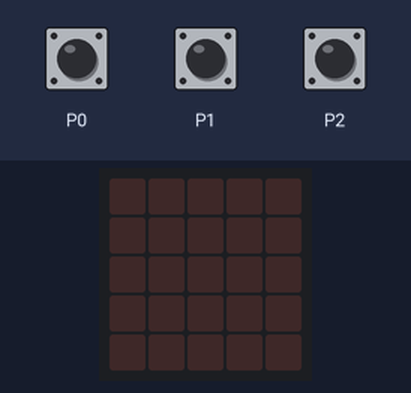
The program below on a simulated BBC micro:bit (MakeCode). Shown: the board's 5×5 LED display. The test bench sets the inputs (shaded band).

Above: at 1.2 s.
1.3 s: touch pin P0 pressed for 0.15 s
At 1.51 s:
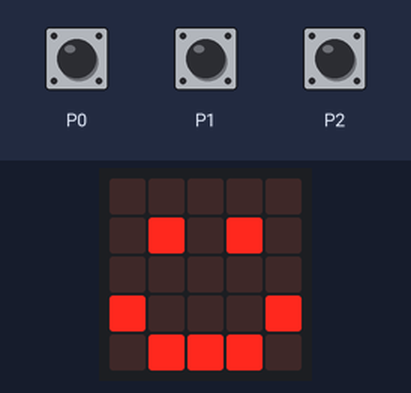
3.2 s: touch pin P1 pressed for 0.15 s
At 3.7 s:
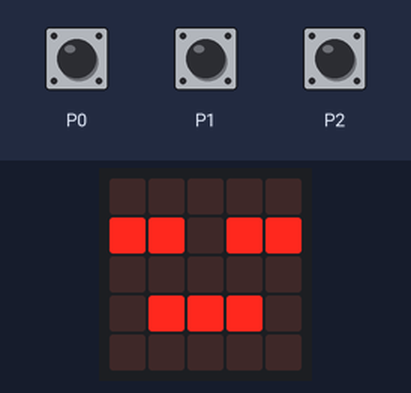
5.3 s: touch pin P2 pressed for 0.15 s
At 5.8 s:
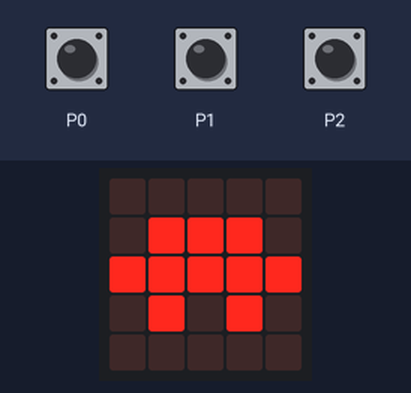
7.4 s: touch pin P2 pressed for 3.2 s
12.6 s: touch pin P0 pressed for 3.2 s
At 13.1 s:
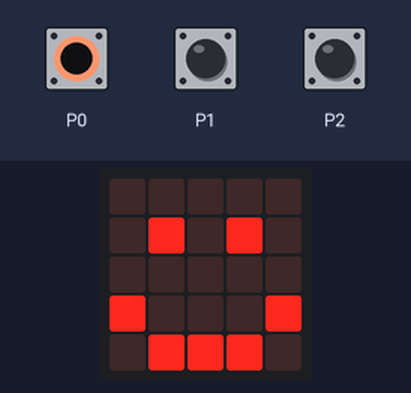
Timing chart, 0 to 15.6 s (numbered marks = the images above; inputs shaded):
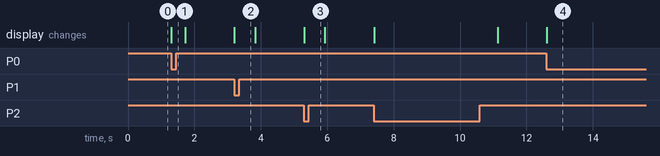

The program:

main.ts
```typescript
basic.forever(function () {
    if (input.pinIsPressed(TouchPin.P0)) {
        basic.showLeds(`
            . . . . .
            . # . # .
            . . . . .
            # . . . #
            . # # # .
            `)
    } else {
        if (input.pinIsPressed(TouchPin.P1)) {
            basic.showIcon(IconNames.Asleep)
        } else {
            if (input.pinIsPressed(TouchPin.P2)) {
                basic.showIcon(IconNames.Tortoise)
            } else {
                basic.clearScreen()
            }
        }
    }
})
```

test.ts
```typescript
// aquí va el archivo "tests"; esto no se compilará cuando este paquete se utilice como una extensión.
```

Measured:
- after the input at 1.3 s, the display: changes at once (image 1)
- after the input at 3.2 s, the display: changes at once (image 2)
- after the input at 5.3 s, the display: changes at once (image 3)
- after the input at 12.6 s, the display: changes at once (image 4)
